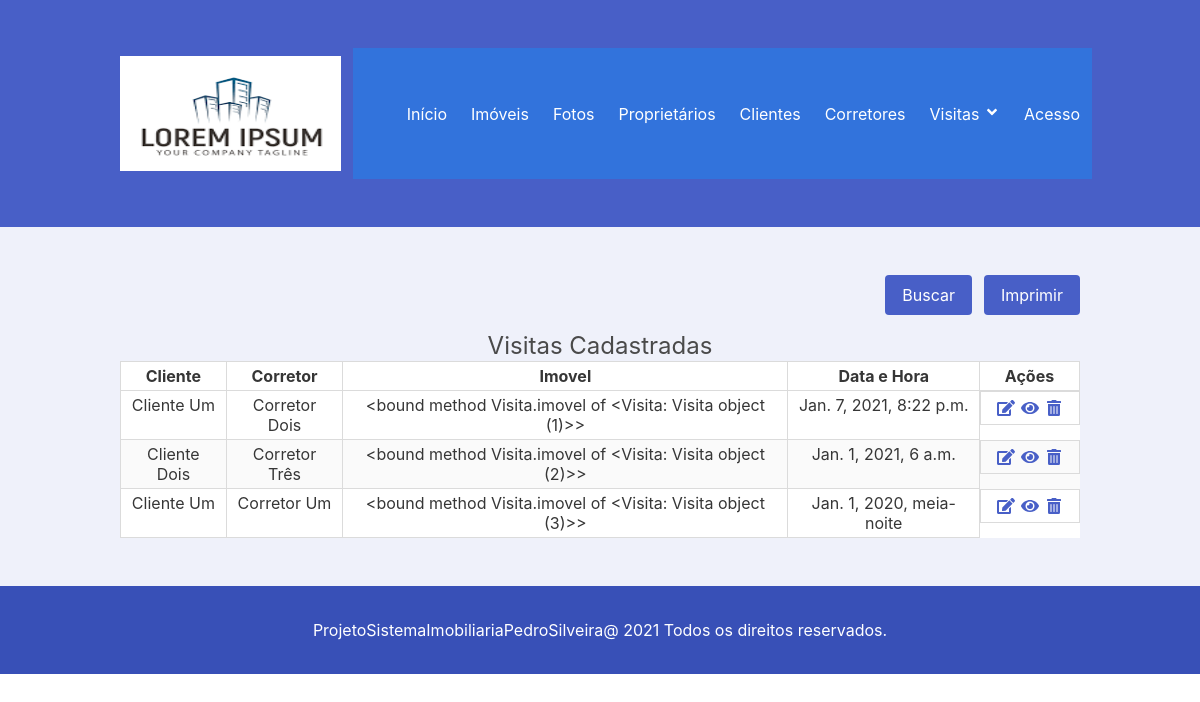
The app's page /visitas with its own data.
### agenda/models.py (models this page shows)
class Visita(models.Model):
    cliente = models.ForeignKey('agenda.Cliente', verbose_name='Cliente', on_delete=models.CASCADE)
    corretor = models.ForeignKey('agenda.Corretor', verbose_name='Corretor', on_delete=models.CASCADE)
    imovel = models.ForeignKey('agenda.Imovel', verbose_name='Imóvel', on_delete=models.CASCADE)
    data_hora = models.DateTimeField('Data e Hora', help_text='Data e hora da visita')
    class Meta:
        verbose_name = 'Visita'
        verbose_name_plural = 'Visitas'
    def imovel(self):
        return self.imovel

class Cliente(models.Model):
    nome = models.CharField('Nome', max_length=35, help_text='Informe o nome')
    celular = models.CharField('Celular', max_length=14, help_text='Informe o telefone Ex.:(xx)xxxxx-xxxx')
    email = models.EmailField('Email', max_length=100, help_text='Informe o email')
    class Meta:
        verbose_name = 'Cliente'
        verbose_name_plural = 'Clientes'
    def __str__(self):
        return self.nome

class Corretor(models.Model):
    nome = models.CharField('Nome', max_length=35, help_text='Informe o nome')
    celular = models.CharField('Celular', max_length=14, help_text='Informe o telefone Ex.:(xx)xxxxx-xxxx')
    email = models.EmailField('Email', max_length=100, help_text='Informe o email')
    foto = StdImageField('Foto', upload_to='corretores', variations={'thumb': {'width': 200, 'height': 200, 'crop': True}})
    class Meta:
        verbose_name = 'Corretor'
        verbose_name_plural = 'Corretores'
    def __str__(self):
        return self.nome

### agenda/views.py (the view, shortened to what this page needs)
# urls.py: path('visitas', VisitasView.as_view(), name='visitas'),
class VisitasView(ListView):
    model = Visita
    template_name = 'visitas.html'
    def get_context_data(self, **kwargs):
        context = super(VisitasView, self).get_context_data(**kwargs)
        if self.request.GET:
            form = VisitaListForm(self.request.GET)
        else:
            form = VisitaListForm()
        context['form'] = form
        return context
    def get_queryset(self):
        qs = super(VisitasView, self).get_queryset()
        return qs
    def get(self, *args, **kwargs):
        if self.request.GET.get('imprimir') == 'pdf':
            html_pdf = HtmlToPdf(arquivo='visita_pdf', qs=self.get_queryset())
            return html_pdf.response
        else:
            return super(VisitasView, self).get(*args, **kwargs)
        queryset = Visita.objects.all()

### agenda/templates/visitas.html (shortened to what this page needs)
{% extends 'base.html' %}
{% load static %}
{% block content %}
<section class="section has-background-link-Light">
    <div class="container">
        <form id="formListaVisitas" action="" method="GET">
            <div class="field is-grouped is-flex is-align-itens-center is-flex-wrap-wrap">
                <label class="label p-2 mt-2">{{ form.clientes.label }}</label>
                <div class="control is-expanded">
                </div>
                <label class="label p-2 mt-2">{{ form.corretores.label }}</label>
                <div class="control is-expanded">
                </div>
                    <div class="control">
                        <button type="button" class="button is-link" onClick="geraPdf('', formListaVisitas);">
                            Buscar
                        </button>
                    </div>
                {% if object_list %}
                    <div class="control">
                        <button type="button" class="button is-link" onClick="geraPdf('pdf', formListaVisitas);">
                            Imprimir
                        </button>
                    </div>
                {% endif %}
            </div>
        </form>
        {% if object_list %}
        <center><h1 class="subtitle is-size-4">Visitas Cadastradas </h1></center>
        <div class="table">
            <table class="table is-table is-bordered is-striped is-narrow is-hoverable is-fullwidth">
                <thead>
                <tr>
                    <th class="has-text-centered">Cliente</th>
                    <th class="has-text-centered">Corretor</th>
                    <th class="has-text-centered">Imovel</th>
                    <th class="has-text-centered">Data e Hora</th>
                    <th class="has-text-centered" style="width: 100px;">Ações</th>
                </tr>
                </thead>
                <tbody>
                {% for visitas in object_list %}
                <tr>
                    <td class="has-text-centered">{{ visitas.cliente }}</td>
                    <td class="has-text-centered">{{ visitas.corretor }}</td>
                    <td class="has-text-centered">{{ visitas.imovel }}</td>
                    <td class="has-text-centered">{{ visitas.data_hora }}</td>
                    <td class="has-text-centered is-flex is-flex-wrap-nowrap is-justify-content-center">
                        <a href="{% url 'visita_adicionar' %}">
                            <span class="icon">
                                <i class="fas fa-edit"></i>
                            </span>
                        </a>
                        <a href="{% url 'visita_editar' visitas.pk %}">
                            <span class="icon">
                                <i class="fas fa-eye"></i>
                            </span>
                        </a>
                        <a href="{% url 'visita_apagar' visitas.pk %}">
                            <span class="icon">
                                <i class="fas fa-trash-alt"></i>
                            </span>
                        </a>
                    </td>
                </tr>
                {% endfor %}
                </tbody>
            </table>
        </div>
        {% else %}
        <h2>Não existem visitas cadastradas!</h2>
        {% endif %}
    </div>
</section>
{% endblock %}

### records on screen
Visita: cliente "Cliente Um", corretor "Corretor Dois", imovel "<bound method Visita.imovel of <Visita: Visita object (1)>>", data_hora "Jan. 7, 2021, 8:22 p.m."
Visita: cliente "Cliente Dois", corretor "Corretor Três", imovel "<bound method Visita.imovel of <Visita: Visita object (2)>>", data_hora "Jan. 1, 2021, 6 a.m."
Visita: cliente "Cliente Um", corretor "Corretor Um", imovel "<bound method Visita.imovel of <Visita: Visita object (3)>>", data_hora "Jan. 1, 2020, meia-noite"
